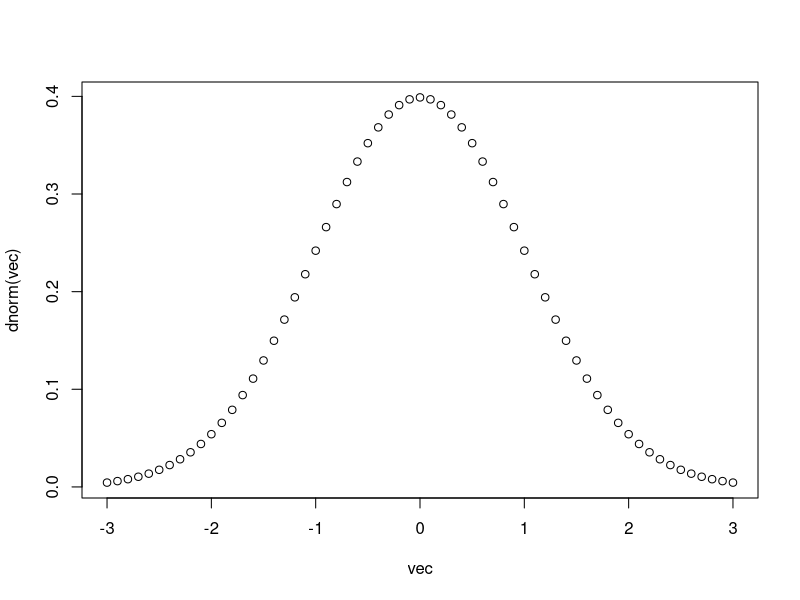
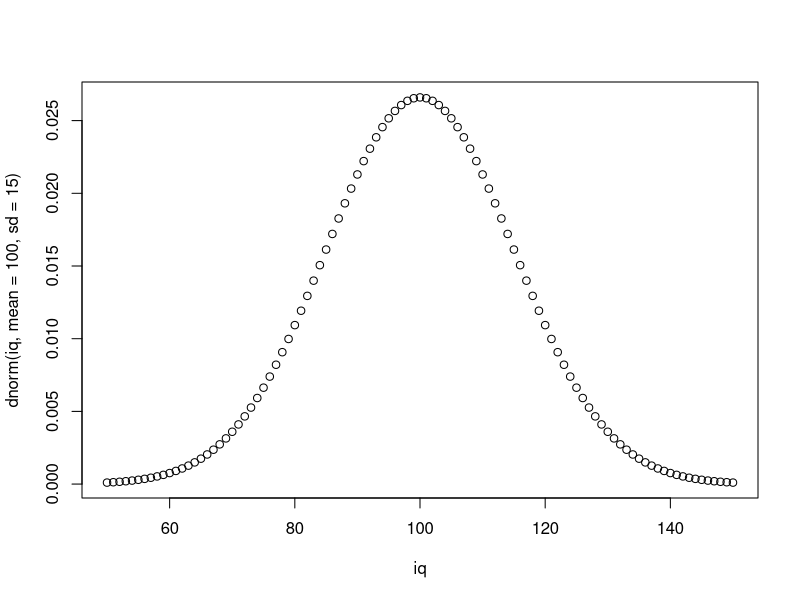
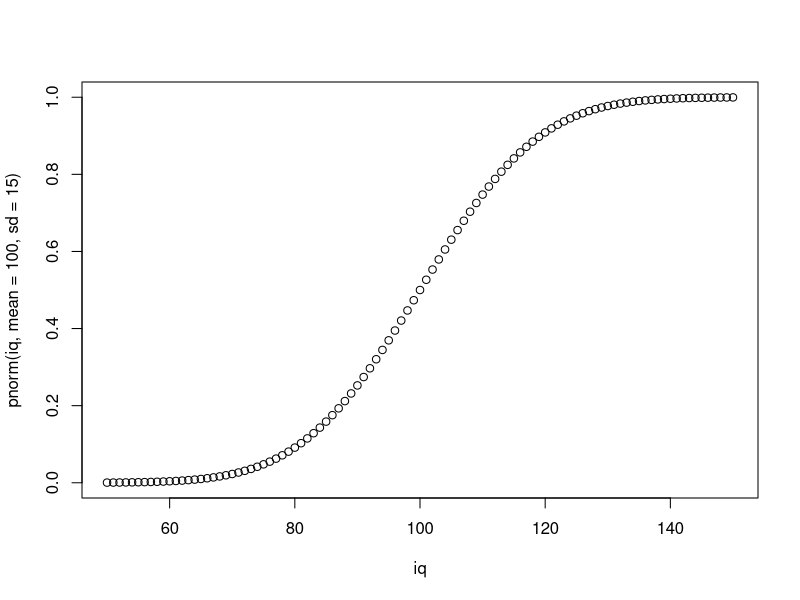
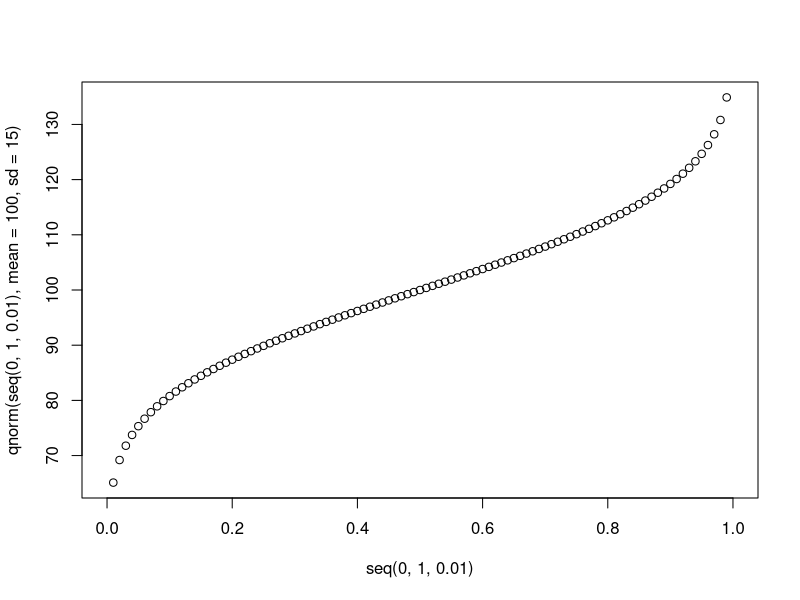
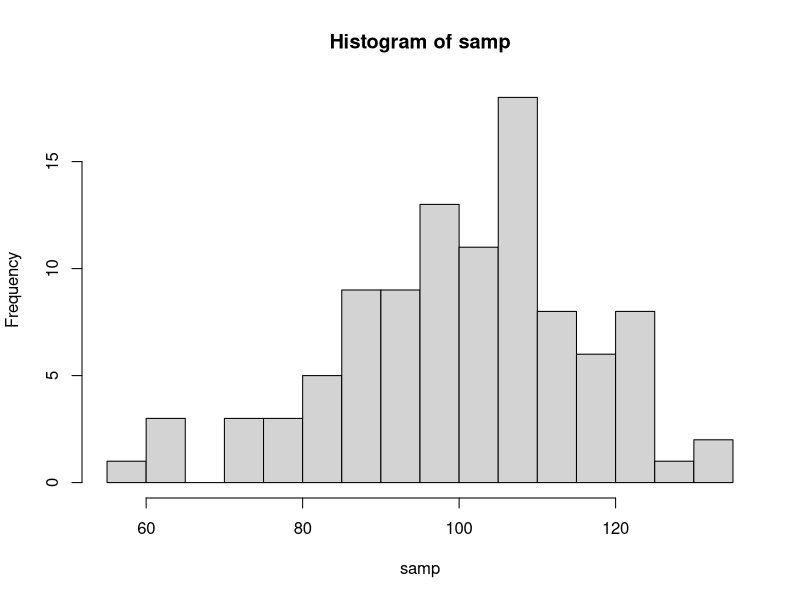
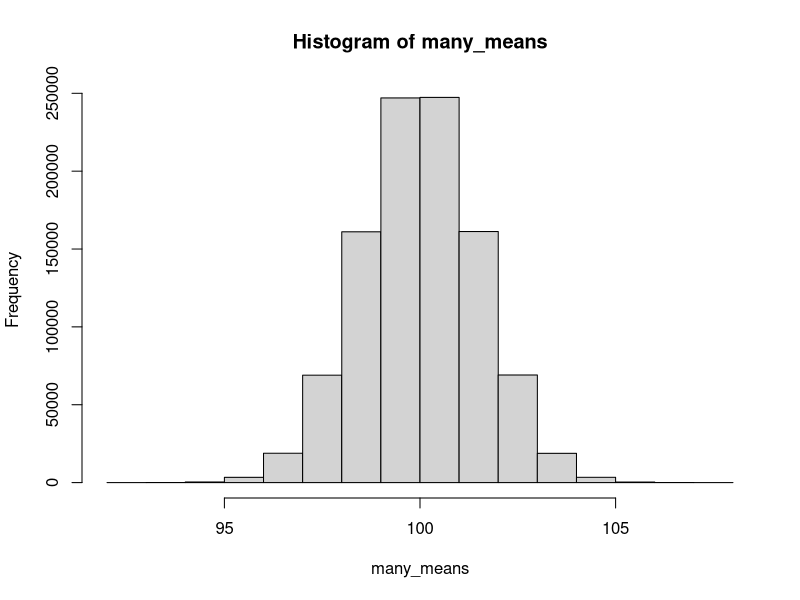

Reproduce these figures in R, in order.
dnorm(0)
dnorm(1)
dnorm(-1)
dnorm(2)
dnorm(-2)
vec <- seq(-3, 3, 0.1)
vec
dnorm(vec)
plot(vec, dnorm(vec))

iq <- 50:150
plot(iq, dnorm(iq, mean = 100, sd = 15))

pnorm(100, mean = 100, sd = 15)
pnorm(70, mean = 100, sd = 15)
1 - pnorm(130, mean = 100, sd = 15)

punif(5, min = 0, max = 100)

plot(iq, pnorm(iq, mean = 100, sd = 15))

plot(seq(0,1, 0.01), qnorm(seq(0,1, 0.01), mean = 100, sd = 15))

set.seed(42)
samp <- rnorm(100, mean = 100, sd = 15)
samp
hist(samp, breaks = 15)
samp
mean(samp)

sqrt(sum((samp - mean(samp))^2)/(length(samp) - 1))
sd(samp)

#CI95%

many_means <- replicate(1000000, mean(rnorm(100, mean = 100, sd = 15)))
hist(many_means)
mean(many_means)
sd(many_means)
sd(samp)/sqrt(length(samp))
